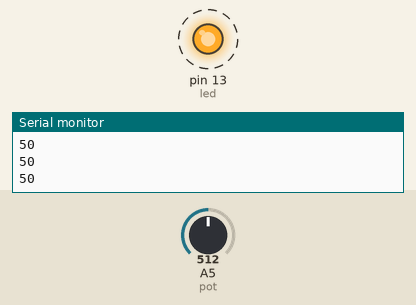
The sketch below on a simulated Arduino Uno, built with avr-gcc and run on an emulated ATmega328P. Parts: output pins drawn as LEDs (lit = HIGH), the last lines printed to the serial monitor. Dashed ring = blinking. Inputs (shaded band) come from the test bench; at power-on: A5 (pot) = 512.

Above: at 1.2 s.
1.3 s: A5 (pot) set to 0
At 2.6 s:
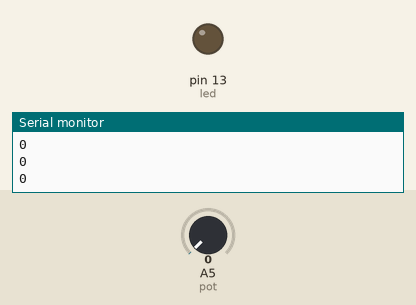
2.9 s: A5 (pot) set to 511
At 3.15 s:
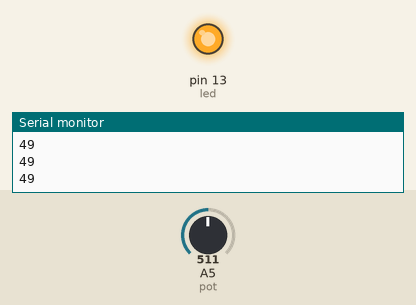
5.9 s: A5 (pot) set to 306
At 7.1 s:
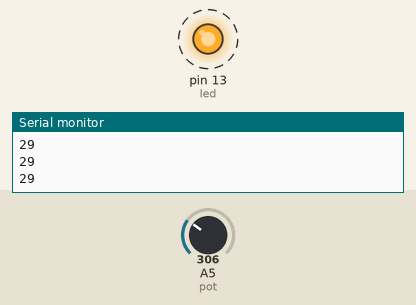
7.5 s: A5 (pot) set to 716
At 7.68 s:
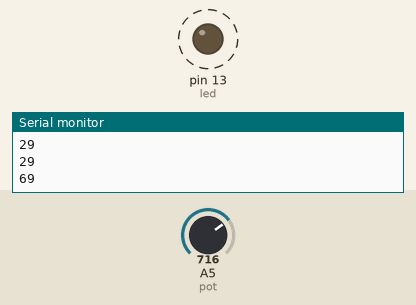
Timing chart, 0 to 11.5 s (numbered marks = the images above; inputs shaded):
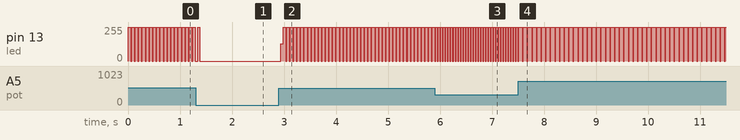

Measured:
- after the input at 1.3 s, pin 13 (led): goes on until 1.4 s, then stays 0/255
- after the input at 2.9 s, pin 13 (led): 0/255 → 131/255 at once, then repeats every 0.07 s: 255/255 0.05 s, 0/255 0.02 s
- after the input at 5.9 s, pin 13 (led): alternates 255/255 for 0.03 s and 0/255 for 0.02 s, starting after 0.10 s
- after the input at 7.5 s, pin 13 (led): alternates 255/255 for 0.07 s and 0/255 for 0.02 s, starting after 0.08 s
- by itself, pin 13 (led): alternates 255/255 for 0.05 s and 0/255 for 0.02 s

The sketch:

potenciometro.ino
```cpp
int pot = A5;
int led = 13;
int valmed = 0;

void setup() {
  pinMode(led, OUTPUT);
  Serial.begin(9600);
}

void loop() {
  // Lê o valor do potenciômetro (0-1023) e o mapeia para um novo intervalo (0-100)
  valmed = map(analogRead(pot), 0, 1023, 0, 100);
  digitalWrite(led, HIGH);
  // o tempo para a próxima ação depende do meu potenciometro, diferente dos outros exercícios em que eu declarava o tempo
  delay(valmed);
  digitalWrite(led, LOW);
  delay(pot);
  Serial.println(valmed);

}
```
